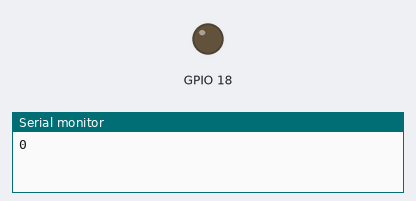
Recording of a sketch running on a simulated ESP32. On the bench: output pins drawn as LEDs (lit = HIGH), the last lines printed to the serial monitor.

Above: at 0.05 s.
At 1.2 s:
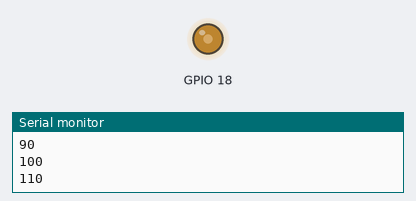
At 2.35 s:
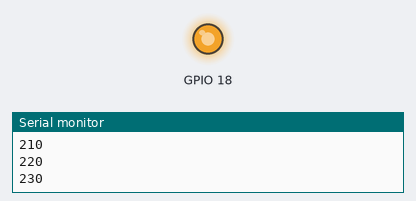
At 4.7 s:
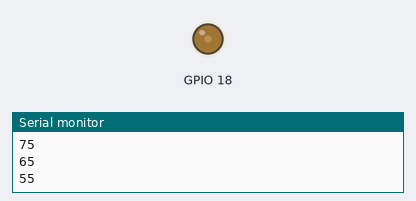
Timing chart, 0 to 6.8 s (numbered marks = the images above):
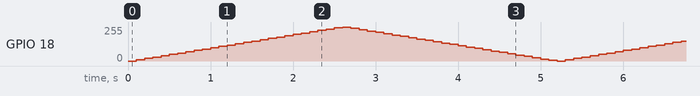

The sketch:

pwm.ino
```cpp
const int freq = 5000;
const int ledChannel = 0;
const int resolution = 8;

void setup() {
  //analogWrite(16,200);
  Serial.begin(115200);

  ledcAttachPin(18, ledChannel);
  ledcSetup(ledChannel, freq, resolution);
}


void loop() {
  // put your main code here, to run repeatedly:
  for(int i=0;i<255;i+=10)
  {
    ledcWrite(0,i);
    Serial.println(i);
    delay(100);
  }
  for(int i=255;i>=0;i-=10)
  {
    ledcWrite(0,i);
    Serial.println(i);
    delay(100);
  }
}
```
